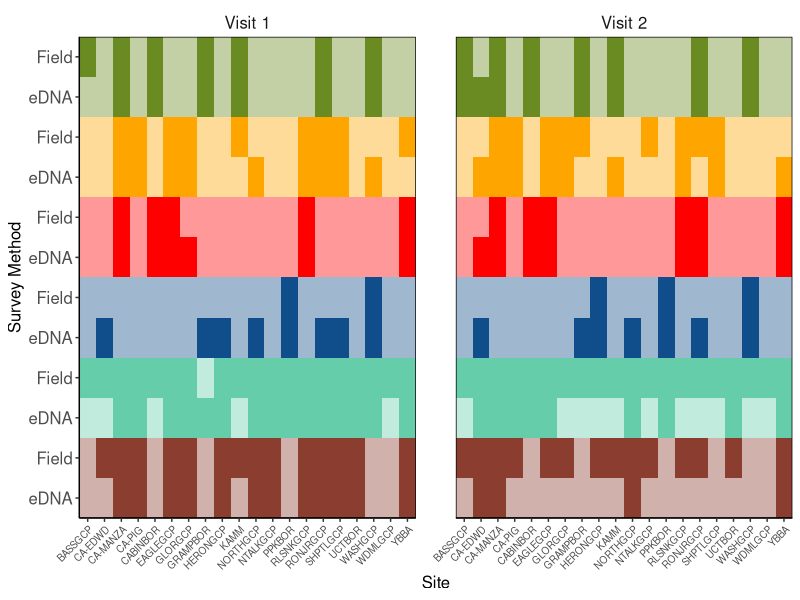
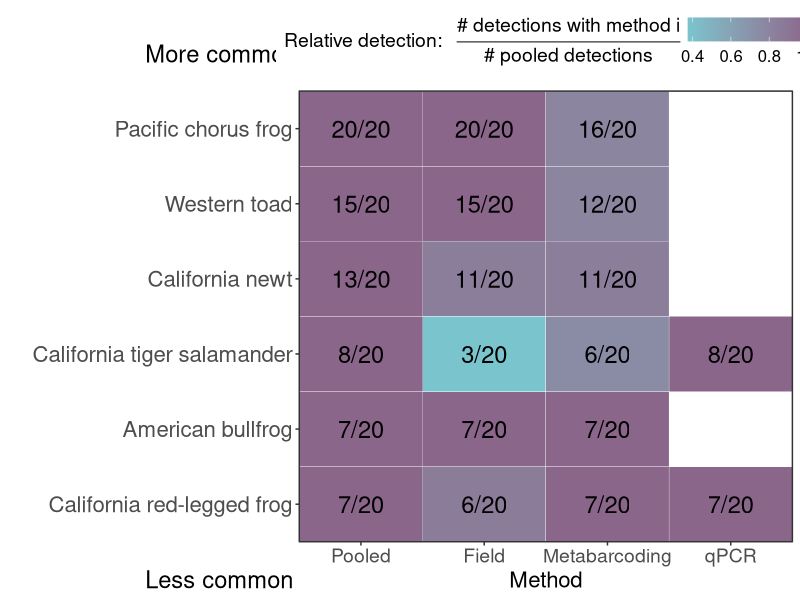
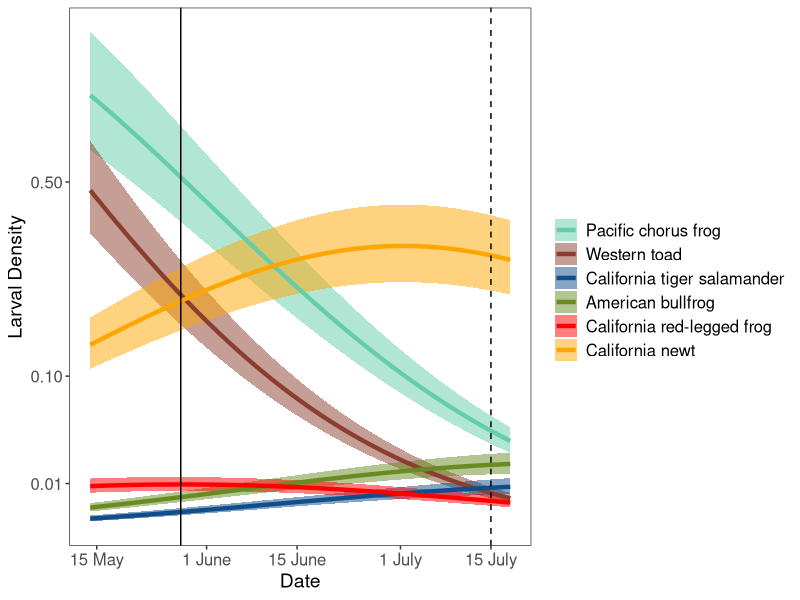

These figures' R source, in order:
#######################################
###### eDNA Amphibian Detection #######
#######################################

##### Create plots and examine detection histories
# using raw detection data
# also incorporate amphibian density data from net sweeps
#######################################
###### LOAD LIBRARIES AND DATA ######
#######################################
library(colorspace)
library(tidyverse)
library(glmmTMB)
# detection data: each row a site-visit-method combination
# covariates included

detections <- read.csv("05_data/Detection_all_methods.csv")

# data frame for species and colors
species <- data.frame(SPP = c("AMCA", "BUBO", "PSRE", "RACA", "RADR", "TATO"),
                      SPP_NAME = c("California tiger salamander", "Western toad", 
                                   "Pacific chorus frog", "American bullfrog", "California red-legged frog",
                                   "California newt"),
                      color = c("#104E8B", "#8B3E2F", "#66CDAA", "#698B22", "red", "orange"))

# amphibian density data (see Appendix)
net_densities <- read.csv("05_data/Raw/Net_sweep_larvae.csv")


###############################################
##### SUMMARY STATISTICS  #####################
###############################################
#### Naive occupancy #####
# based on pooled detections
detections %>% select(SITE_CODE, METHOD, AMCA:TATO) %>% pivot_longer(AMCA:TATO, names_to = "SPP_CODE", values_to  = "DETECTION") %>% group_by(SITE_CODE, SPP_CODE) %>% mutate(TRUE_OCCUPANCY = max(DETECTION, na.rm=TRUE)) -> true.occupancy

# summarise detections across species/methods
true.occupancy %>% group_by(SITE_CODE, SPP_CODE, METHOD) %>%  summarise(DETECTED = max(DETECTION)) %>% 
  group_by(SPP_CODE, METHOD) %>% summarise(N_SITES_DETECTED = sum(DETECTED, na.rm=TRUE)) %>% 
  left_join(true.occupancy %>% distinct(SITE_CODE, SPP_CODE, TRUE_OCCUPANCY) %>% 
              group_by(SPP_CODE) %>% summarise(N_SITES_OCCUPIED = sum(TRUE_OCCUPANCY))) -> true.occupancy

###############################################
##### LARVAL DENSITY #####################
###############################################
density_model <- glmmTMB(TOTAL_COUNT ~ scale(jDay)*SPECIES +I(scale(jDay)^2) + offset(log(TOTAL_DIST)) + (1|SITE_CODE), data = net_densities, family = "poisson")
summary(density_model)

# predict density for each species and across time
predict_densities <- expand.grid(jDay = seq(from = min(net_densities$jDay), to = max(net_densities$jDay), by = .1),
                                 TOTAL_DIST = 1, SPECIES = unique(net_densities$SPECIES), SITE_CODE="fake")
predict_densities$predict <- predict(density_model,newdata = predict_densities,allow.new.levels = TRUE) 
predict_densities$se <- predict(density_model,newdata = predict_densities,allow.new.levels = TRUE, se.fit = TRUE,
                                re.form = NA) %>% pluck("se.fit") 
###############################################
##### PLOT DATA  ##############################
###############################################
##### Figure 4: heat map, detection by site #####
# first group field and eDNA methods together
# get a dataframe for heat map
detections %>% mutate(method_broad = case_when(METHOD %in% c("VES", "Seine", "Dip Net") ~ "Field", TRUE ~"eDNA")) %>% 
  group_by(SITE_CODE, DATE, method_broad) %>% 
  summarise(AMCA = max(AMCA, na.rm=TRUE), BUBO = max(BUBO, na.rm=TRUE), PSRE = max(PSRE, na.rm=TRUE), RACA = max(RACA, na.rm=TRUE),
            RADR = max(RADR, na.rm=TRUE), TATO = max(TATO, na.rm=TRUE)) %>% 
  group_by(SITE_CODE, method_broad) %>% mutate(Visit = rank(DATE)) %>% pivot_longer(AMCA:TATO, names_to = "SPECIES", values_to = "DETECTION") %>% 
  mutate(METHOD_SPP = paste(SPECIES, method_broad, sep = "_")) %>% 
  pivot_wider(id_cols = c(SITE_CODE, Visit), names_from = METHOD_SPP, values_from = DETECTION, names_sort = TRUE ) %>% 
  pivot_longer(AMCA_eDNA:TATO_Field, names_to = "SPP_SURVEY", values_to = "DETECTION") %>% 
  separate(SPP_SURVEY, into = c("SPP", "SURVEY"), remove = FALSE, sep = "_") %>% 
  left_join(species) %>%
  mutate(color_plot = case_when(DETECTION == 0 ~ lighten(color, amount = .5), TRUE ~ color)) -> survey.level

species <- arrange(species, SPP_NAME)

survey.level %>% arrange(desc(SPP_NAME))%>% mutate(SPP_SURVEY =factor(SPP_SURVEY, levels = unique(SPP_SURVEY))) %>% mutate(VISIT = paste("Visit", Visit)) -> survey.level

(survey.level %>% 
  ggplot(aes(x=SITE_CODE, y =SPP_SURVEY, fill = SPP_NAME, alpha = DETECTION)) +
  geom_tile() +
  scale_y_discrete(labels =rep(c("eDNA", "Field"), 6), expand = c(0,0), breaks = levels(survey.level$SPP_SURVEY)) +
  scale_x_discrete(expand = c(0,0)) +
  facet_wrap(~VISIT) +
  theme_classic()+
  scale_alpha_continuous(range = c(0.4,1))+
  scale_fill_manual(values = species$color, name = "Species")+
  xlab("Site") +
  ylab("Survey Method") +
  theme(axis.text.x = element_text(angle = 45, vjust = 1, size = 7, hjust = 1), 
        legend.position = "none",
        axis.text.y = element_text(size = 12),
        axis.title = element_text(size = 12),
        legend.text = element_text(size = 12),
        legend.title =element_text(size = 12),
        panel.spacing = unit(2, "lines"),
        strip.text = element_text(size = 12),
        panel.border = element_rect(fill = NA),
        strip.background = element_blank()) +
  guides(alpha = FALSE) -> detection.histories)



##### Figure 2: overall detection summary #####
# manually add "true" occupancy as another method (pooled)
# group detections among field and eDNA based methods
detections %>% 
  select(SITE_CODE, METHOD, AMCA:TATO) %>% 
  pivot_longer(AMCA:TATO, names_to = "SPP_CODE", values_to  = "DETECTION") %>%
  mutate(METHOD_POOLED = case_when(METHOD %in% c("Dip Net", "Seine", "VES") ~ "Field", 
                                   METHOD == "MB_md" ~ "Metabarcoding",
                                   TRUE~METHOD)) %>% 
  group_by(SITE_CODE, METHOD_POOLED, SPP_CODE) %>% summarise(DETECTION = max(DETECTION, na.rm=TRUE)) %>% ungroup() %>% 
  group_by(SITE_CODE, SPP_CODE) %>% mutate(TRUE_OCCUPANCY = max(DETECTION, na.rm=TRUE)) %>% ungroup() %>% 
  pivot_wider(names_from = METHOD_POOLED, values_from = DETECTION) %>% 
  pivot_longer(cols = TRUE_OCCUPANCY:qPCR, values_to = "DETECTION", names_to = "METHOD_POOLED") %>% 
  mutate(METHOD_POOLED = str_replace(METHOD_POOLED, "TRUE_OCCUPANCY", "Pooled")) %>% 
  group_by(SPP_CODE, METHOD_POOLED) %>% summarise(N_SITES = sum(DETECTION, na.rm=TRUE)) %>% ungroup() %>% 
  group_by(SPP_CODE) %>% mutate(N_SITES_OCCUPIED = max(N_SITES, na.rm = TRUE)) %>% ungroup() %>% 
  mutate(r_prop_detected = N_SITES/N_SITES_OCCUPIED) %>% 
  mutate(Label = case_when(is.finite(N_SITES) ~paste(N_SITES, "/", 20, sep = ""))) %>% 
  mutate(Method = fct_relevel(METHOD_POOLED, c("Pooled", "Field", "Metabarcoding", "qPCR"))) %>% 
  left_join(species, by = c("SPP_CODE" = "SPP")) %>% 
  mutate(SPP_NAME = fct_relevel(SPP_NAME, 
                                c("California red-legged frog", "American bullfrog", "California tiger salamander",
                                  "California newt", "Western toad", "Pacific chorus frog"))) %>% 
  ggplot() +
  geom_tile(aes(x=Method, y = SPP_NAME, fill = r_prop_detected), color = "white") +
  scale_x_discrete(expand = c(0,0))+
  scale_y_discrete(expand = c(0,0))+
  scale_fill_gradient(low = "#7AC5CD", high = "#8B668B", na.value = "white")+
  geom_text(aes(x=Method, y = SPP_NAME, label = Label), size =6) +
  annotate(geom = "text", x=-0.75, y = 7, label = "More common", hjust = 0, size = 6)+
  annotate(geom = "text", x=-0.75, y = 0, label = "Less common", hjust = 0, size = 6)+
  theme_bw()+
  ylab("")+
  labs(fill = expression(paste("Relative detection:   ", over("# detections with method i", "# pooled detections"))))+
  theme(axis.text.x = element_text(size = 14),
        axis.text.y = element_text(size = 16),
        axis.title = element_text(size = 16),
        legend.text = element_text(size = 12),
        legend.title = element_text(size = 14),
        legend.position = "top") +
  coord_cartesian(clip = "off", xlim = c(0.5,4.5), ylim = c(0.5,6.5))








##### Figure 5: densities across time ######
colors <- c("#66CDAA", "#8B3E2F", "#104E8B", "#698B22", "red", "orange")

predict_densities %>% mutate(SPECIES = factor(SPECIES, levels = c("PSRE", "BUBO", "AMCA", "RACA", "RADR", "TATO"))) %>% 
  ggplot(aes(x=jDay, y = exp(predict), group = SPECIES)) +
  geom_ribbon(aes(ymin =exp(predict-se), ymax = exp(predict+se), fill = SPECIES), alpha = .5)+
  geom_line(aes(col = SPECIES), size = 1.5) +
  geom_vline(xintercept = 148) +
  geom_vline(xintercept = 196, linetype = "dashed")+
  scale_color_manual(values = colors, name = "",
                     labels = c("Pacific chorus frog", "Western toad","California tiger salamander", 
                                "American bullfrog", "California red-legged frog", "California newt"))+  
  scale_fill_manual(values = colors, name = "",
                    labels = c("Pacific chorus frog", "Western toad","California tiger salamander", 
                               "American bullfrog", "California red-legged frog", "California newt")) +
  scale_y_sqrt(breaks = c(0.01,.1,.5)) +
  xlab("Date") +
  ylab("Larval Density") +
  scale_x_continuous(breaks = c(135, 152, 166, 182, 196), labels = c("15 May", "1 June", "15 June", "1 July", "15 July"))+
  theme_bw() +
  guides(fill=guide_legend(ncol=1), col = guide_legend(ncol = 1))+
  theme(legend.position = "right",  legend.text = element_text(size = 12), legend.title = element_text(size = 14),
        axis.text = element_text(size = 12), axis.title = element_text(size = 14),
        panel.grid.major = element_blank(),
        panel.grid.minor = element_blank())
